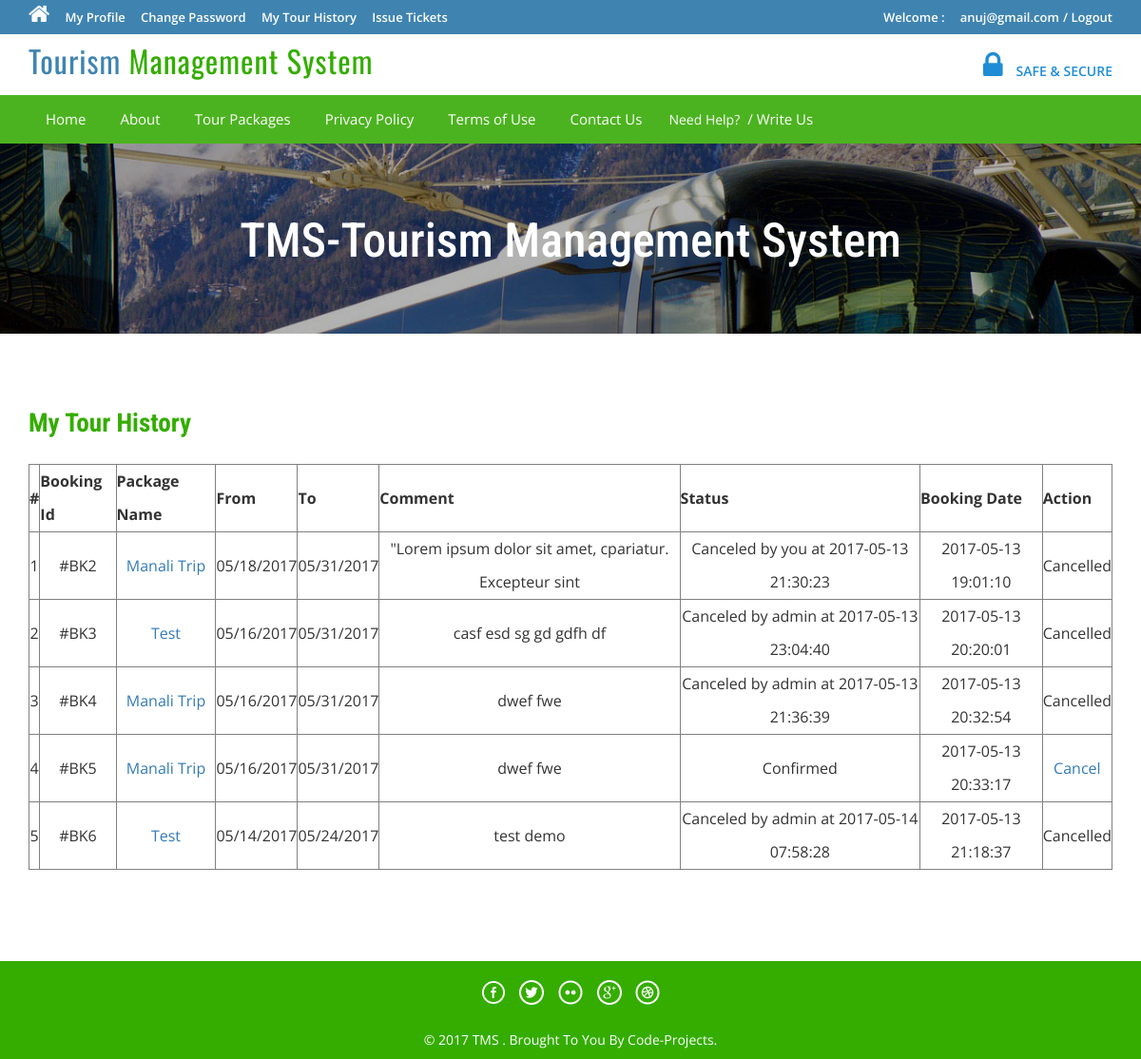
The page /tour-history.php (signed in) on the database its author committed.
### tables this page shows
CREATE TABLE IF NOT EXISTS `tblbooking` (
  `BookingId` int(11) NOT NULL,
  `PackageId` int(11) NOT NULL,
  `UserEmail` varchar(100) NOT NULL,
  `FromDate` varchar(100) NOT NULL,
  `ToDate` varchar(100) NOT NULL,
  `Comment` mediumtext NOT NULL,
  `RegDate` timestamp NOT NULL DEFAULT CURRENT_TIMESTAMP,
  `status` int(11) NOT NULL,
  `CancelledBy` varchar(5) DEFAULT NULL,
  `UpdationDate` timestamp NULL DEFAULT NULL ON UPDATE CURRENT_TIMESTAMP
);

CREATE TABLE IF NOT EXISTS `tbltourpackages` (
  `PackageId` int(11) NOT NULL,
  `PackageName` varchar(200) NOT NULL,
  `PackageType` varchar(150) NOT NULL,
  `PackageLocation` varchar(100) NOT NULL,
  `PackagePrice` int(11) NOT NULL,
  `PackageFetures` varchar(255) NOT NULL,
  `PackageDetails` mediumtext NOT NULL,
  `PackageImage` varchar(100) NOT NULL,
  `Creationdate` timestamp NOT NULL DEFAULT CURRENT_TIMESTAMP,
  `UpdationDate` timestamp NULL DEFAULT '0000-00-00 00:00:00' ON UPDATE CURRENT_TIMESTAMP
);

### tour-history.php (the view, shortened to what this page needs)
<?php
include('includes/config.php');
if(strlen($_SESSION['login'])==0)
	{
header('location:index.php');
}
else{
?>
<!DOCTYPE HTML>
<html>
<head>
<link href="css/bootstrap.css" rel='stylesheet' type='text/css' />
<link href="css/style.css" rel='stylesheet' type='text/css' />
<link href="css/font-awesome.css" rel="stylesheet">
<link href="css/animate.css" rel="stylesheet" type="text/css" media="all">
</head>
<body>
<div class="top-header">
<?php include('includes/header.php');?>
<div class="banner-1 ">
	<div class="container">
		<h1 class="wow zoomIn animated animated" data-wow-delay=".5s" style="visibility: visible; animation-delay: 0.5s; animation-name: zoomIn;">TMS-Tourism Management System</h1>
	</div>
</div>
<div class="privacy">
	<div class="container">
		<h3 class="wow fadeInDown animated animated" data-wow-delay=".5s" style="visibility: visible; animation-delay: 0.5s; animation-name: fadeInDown;">My Tour History</h3>
		<form name="chngpwd" method="post" onSubmit="return valid();">
	<p>
	<table border="1" width="100%">
<tr align="center">
<th>#</th>
<th>Booking Id</th>
<th>Package Name</th>
<th>From</th>
<th>To</th>
<th>Comment</th>
<th>Status</th>
<th>Booking Date</th>
<th>Action</th>
</tr>
<?php
$uemail=$_SESSION['login'];;
$sql = "SELECT tblbooking.BookingId as bookid,tblbooking.PackageId as pkgid,tbltourpackages.PackageName as packagename,tblbooking.FromDate as fromdate,tblbooking.ToDate as todate,tblbooking.Comment as comment,tblbooking.status as status,tblbooking.RegDate as regdate,tblbooking.CancelledBy as cancelby,tblbooking.UpdationDate as upddate from tblbooking join tbltourpackages on tbltourpackages.PackageId=tblbooking.PackageId where UserEmail=:uemail";
$query = $dbh->prepare($sql);
$query -> bindParam(':uemail', $uemail, PDO::PARAM_STR);
$query->execute();
$results=$query->fetchAll(PDO::FETCH_OBJ);
$cnt=1;
if($query->rowCount() > 0)
{
foreach($results as $result)
{	?>
<tr align="center">
<td><?php echo htmlentities($cnt);?></td>
<td>#BK<?php echo htmlentities($result->bookid);?></td>
<td><a href="package-details.php?pkgid=<?php echo htmlentities($result->pkgid);?>"><?php echo htmlentities($result->packagename);?></a></td>
<td><?php echo htmlentities($result->fromdate);?></td>
<td><?php echo htmlentities($result->todate);?></td>
<td><?php echo htmlentities($result->comment);?></td>
<td><?php if($result->status==0)
{
echo "Pending";
}
if($result->status==1)
{
echo "Confirmed";
}
if($result->status==2 and  $result->cancelby=='u')
{
echo "Canceled by you at " .$result->upddate;
}
if($result->status==2 and $result->cancelby=='a')
{
echo "Canceled by admin at " .$result->upddate;
}
?></td>
<td><?php echo htmlentities($result->regdate);?></td>
<?php if($result->status==2)
{
	?><td>Cancelled</td>
<?php } else {?>
<td><a href="tour-history.php?bkid=<?php echo htmlentities($result->bookid);?>" onclick="return confirm('Do you really want to cancel booking')" >Cancel</a></td>
<?php }?>
</tr>
<?php $cnt=$cnt+1; }} ?>
	</table>
			</p>
			</form>
	</div>
</div>
<?php include('includes/footer.php');?>
</body>
</html>
<?php } ?>

### css/style.css (style rules this page uses)
html, body { font-size: 100%; background: #fff; font-family: 'Open Sans', sans-serif; }
body a,.grid_1,plan_1,plan_1.one,plan_1.two,i.icon1, i.icon2, i.icon3, i.icon4, i.icon5, i.icon6 { transition:0.5s all; -webkit-transition:0.5s all; -moz-transition:0.5s all; -o-transition:0.5s all; -ms-transition:0.5s all; }
h1,h2,h3,h4,h5,h6 { margin:0; font-family: 'Roboto Condensed', sans-serif; }
p { margin:0; }
.top-header { background-color: #3F84B1; border-bottom: 0 none; height: 36px; line-height: 35px; }
.banner-1 { background: url(../images/3.jpg)no-repeat; background-size: cover; -webkit-background-size: cover; -o-background-size: cover; -ms-background-size: cover; -moz-background-size: cover; min-height:200px; }
.banner-1 h1 { font-size: 50px; margin-bottom: 40px; padding: 1.5em 0 0; text-align: center; color: #ffffff; }
.privacy h3 { color: #34AD00; font-size: 1.7em; font-weight: 700; margin-bottom: 1em; }
.privacy { padding: 5em 0; }
.privacy p { font-size: 1em; line-height: 1.8em; color: #999; margin: 1em 0; }

### rows shown on the page
tblbooking: BookingId "2", PackageId.PackageName "Manali Trip", FromDate "05/18/2017", ToDate "05/31/2017", Comment "\"Lorem ipsum dolor sit amet, cpariatur. Excepteur sint", UpdationDate "2017-05-13 21:30:23", RegDate "2017-05-13 19:01:10", status "Cancelled"
tblbooking: BookingId "3", PackageId.PackageName "Test", FromDate "05/16/2017", ToDate "05/31/2017", Comment "casf esd sg gd gdfh df", UpdationDate "2017-05-13 23:04:40", RegDate "2017-05-13 20:20:01", status "Cancelled"
tblbooking: BookingId "4", PackageId.PackageName "Manali Trip", FromDate "05/16/2017", ToDate "05/31/2017", Comment "dwef fwe", UpdationDate "2017-05-13 21:36:39", RegDate "2017-05-13 20:32:54", status "Cancelled"
tblbooking: BookingId "5", PackageId.PackageName "Manali Trip", FromDate "05/16/2017", ToDate "05/31/2017", Comment "dwef fwe", status "Confirmed", RegDate "2017-05-13 20:33:17"
tblbooking: BookingId "6", PackageId.PackageName "Test", FromDate "05/14/2017", ToDate "05/24/2017", Comment "test demo", UpdationDate "2017-05-14 07:58:28", RegDate "2017-05-13 21:18:37", status "Cancelled"

### other values the page prints
$_SESSION['login'] "anuj@gmail.com"
